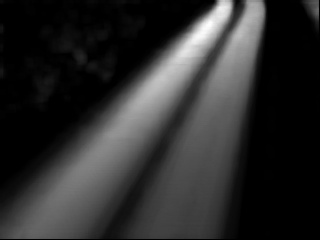
#> input picture speed/road_model.jpg, 320 x 240 px
$ python geometric_model.py
#> lines starting #> are read from the running program, lines starting #| are printed output that depends on the picture; after the words box and inside, x2 and y2 are one past the last pixel; in counts of white or black regions, pixels touching at a corner belong together
import numpy as np
import cv2
import matplotlib.pyplot as plt
from scipy.signal import argrelextrema
from scipy.signal import find_peaks

def score_graph_of_row(img, row, boundry_thr):
    height, width = img.shape
    score = []
    x = []
    width = width - 1
    for i in range(width):
        score.append(img[row][i])
        x.append(i)
    left, right = road_boundary_v2(score, boundry_thr)
    score = invert_graph(score)
    peaks, _ = find_peaks(score, prominence=40)  # change prominence to extract inverted valleys (lane divisions)
    local_max = list(peaks)
    # [6 lines of commented-out code are left out]
    return local_max, left, right

def invert_graph(scores):
    max_score = max(scores)
    inverted = max_score - scores
    return inverted

def road_boundary(scores, thresh):  # ----->  <-----  outside to inside boundary detect
    left = 0
    right = 0
    for idx, lft in enumerate(scores):
        if lft > thresh:
            left = idx
            break
    for idx, rht in reversed(list(enumerate(scores))):
        if rht > thresh:
            right = idx
            break
    return left, right

def road_boundary_v2(scores, thresh):
    left = 0
    right = 0
    peaks, _ = find_peaks(scores, prominence=40)  # change prominence to extract peaks (vehicle paths)
    peak_list = list(peaks)
    if len(peak_list) != 0:
        lefty_peak = peak_list[0]
        righty_peak = peak_list[-1]
        lefty_peak = lefty_peak + 1
        for idx, i in reversed(list(enumerate(scores[:lefty_peak]))):
            if i < thresh:
                left = idx
                break
        for idx, i in list(enumerate(scores[righty_peak:])):
            if i < thresh:
                right = righty_peak + idx
                break
    return left, right

# Load an color image in grayscale
img = cv2.imread('road_model.jpg', 0)
#> img is the input picture: shape (240, 320); min 0, max 254, mean 44.4
ROAD_BOUNDRY_THRESH = 10
new_img = cv2.imread('background.jpg', cv2.IMREAD_COLOR)
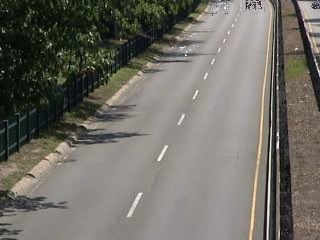
#> input picture speed/background.jpg, 320 x 240 px
#> new_img is the input picture: shape (240, 320, 3); mean B, G, R 101.4, 108.6, 111.5
height, width = img.shape
#> height = 240; width = 320
left_boundary_img = np.zeros(shape=[height, width, 3], dtype=np.uint8)
right_boundary_img = np.zeros(shape=[height, width, 3], dtype=np.uint8)

for row in range(height):
    vall, leftB, rightB = score_graph_of_row(img, row, ROAD_BOUNDRY_THRESH)  # 220
    for pnt in vall:
        cv2.circle(new_img, (pnt, row), 1, (0, 0, 255), -1)
    cv2.circle(new_img, (leftB, row), 1, (0, 255, 0), -1)
    cv2.circle(new_img, (rightB, row), 1, (0, 255, 0), -1)
    cv2.circle(left_boundary_img, (leftB, row), 1, (0, 255, 0), -1)
    cv2.circle(right_boundary_img, (rightB, row), 1, (0, 255, 0), -1)
#> this loop made 240 passes
#> (vall, leftB, rightB) on passes 1 to 3: ([237, 267, 280, 296], 213, 266), ([237, 278], 213, 266), ([236, 278, 295], 212, 266)
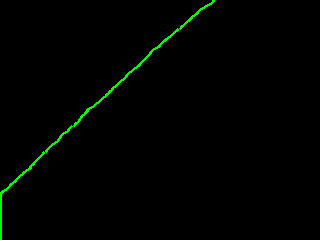
#> left_boundary_img: shape (240, 320, 3); mean B, G, R 0, 2.6, 0
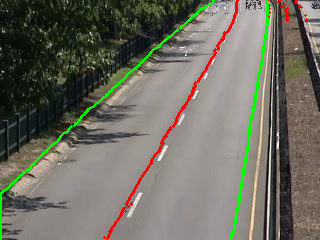
#> new_img: shape (240, 320, 3); 3.13% of pixels changed, all inside (x1, y1, x2, y2) = (0, 0, 308, 240)
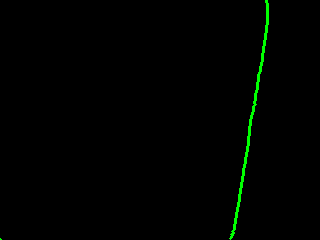
#> right_boundary_img: shape (240, 320, 3); mean B, G, R 0, 2.4, 0
ret, th = cv2.threshold(img,20,255,cv2.THRESH_BINARY)
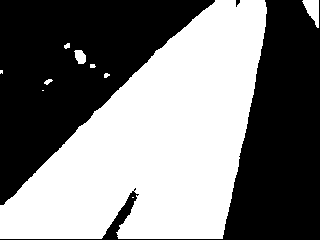
#> th: shape (240, 320); 48.5% white; 10 white regions (3 under 20 px), largest, box (x1, y1, x2, y2) and area: (0, 0, 267, 239) 36760, (302, 0, 319, 28) 274, (74, 50, 86, 64) 126
########################################
init_mask = np.zeros(shape=[height, width, 1], dtype=np.uint8)
left_boundary_img = cv2.cvtColor(left_boundary_img, cv2.COLOR_BGR2GRAY)
#> left_boundary_img: shape (240, 320); values 0 (black) and 150 (white), 1% white in thin lines or dots, all inside (x1, y1, x2, y2) = (0, 0, 215, 240)
right_boundary_img = cv2.cvtColor(right_boundary_img, cv2.COLOR_BGR2GRAY)
#> right_boundary_img: shape (240, 320); values 0 (black) and 150 (white), 0.94% white; 2 white regions (1 under 20 px), largest, box (x1, y1, x2, y2) and area: (229, 0, 269, 240) 720
rt, left_th = cv2.threshold(left_boundary_img,10,255,cv2.THRESH_BINARY)
rt2, right_th = cv2.threshold(right_boundary_img,10,255,cv2.THRESH_BINARY)

for j in range(height - 1):
    flg = False
    for i in reversed(range(width - 1)):
        k = left_boundary_img[j, i]
        if k > 100:
            flg = True
        if flg:
            init_mask[j, i] = 255
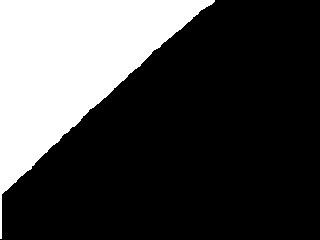
#> init_mask: shape (240, 320, 1); 27% white; 1 white region, box (x1, y1, x2, y2) and area: (0, 0, 215, 239) 20758

for j in range(height - 1):
    flg = False
    for i in range(width - 1):
        k = right_boundary_img[j, i]
        if k > 100:
            flg = True
        if flg:
            init_mask[j, i] = 255
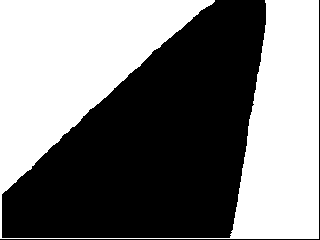
#> init_mask: shape (240, 320, 1); 48.7% white; 1 white region, box (x1, y1, x2, y2) and area: (0, 0, 319, 239) 37421

########################################
init_mask = cv2.bitwise_not(init_mask)
cv2.imwrite('mask.jpg', init_mask)
cv2.imshow('Thresh', th)
cv2.imshow('Model', new_img)
cv2.imshow('Left', left_th)
cv2.imshow('Right', right_th)
cv2.imshow('Mask', init_mask)
cv2.waitKey(0)
cv2.destroyAllWindows()
